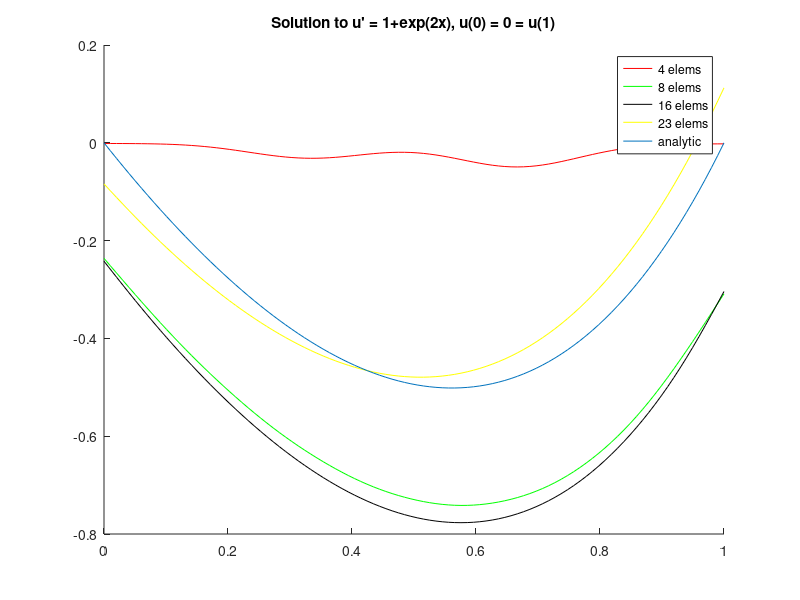

Source code (MATLAB):
clear all; close all; clc

% Solves u'' = 1 + e^(2x), u(0) = 0 = u(1)

epsilon = 50;
f   = @(x,center) ( exp(-epsilon.*((x-center).^2)) );
D1f = @(x,center) ( -2.*epsilon.*(x-center).*f(x,center) );
D2f = @(x,center) ( 2.*epsilon.*(2.*epsilon.*((x-center).^2)-1).* ...
                    f(x,center) );

rhs = @(x) ( 1 + exp(2.*x) );

hold on;
pts = linspace(0,1);
colors = 'rgkyc';
for N=[4 8 16 23];
    colloc_pts = linspace(0,1,N);
    tmp = repmat(colloc_pts, N, 1);
    colloc_mat = D2f(tmp',tmp);
    coef = colloc_mat\[0;rhs(colloc_pts(2:end-1))';0];

    u_numeric = @(x) ( f(x,colloc_pts)*coef );
    plot(pts, arrayfun(u_numeric, pts), colors(1));
    colors = colors(2:end);
end
u_analytic = @(x) ( 0.25.*((2.*pts.^2)-exp(2).*pts-pts+exp(2.*pts)-1) );
plot(pts, u_analytic(pts));
title('Solution to u'' = 1+exp(2x), u(0) = 0 = u(1)');
legend('4 elems', ...
       '8 elems', ...
       '16 elems', ...
       '23 elems', ...
       'analytic')
